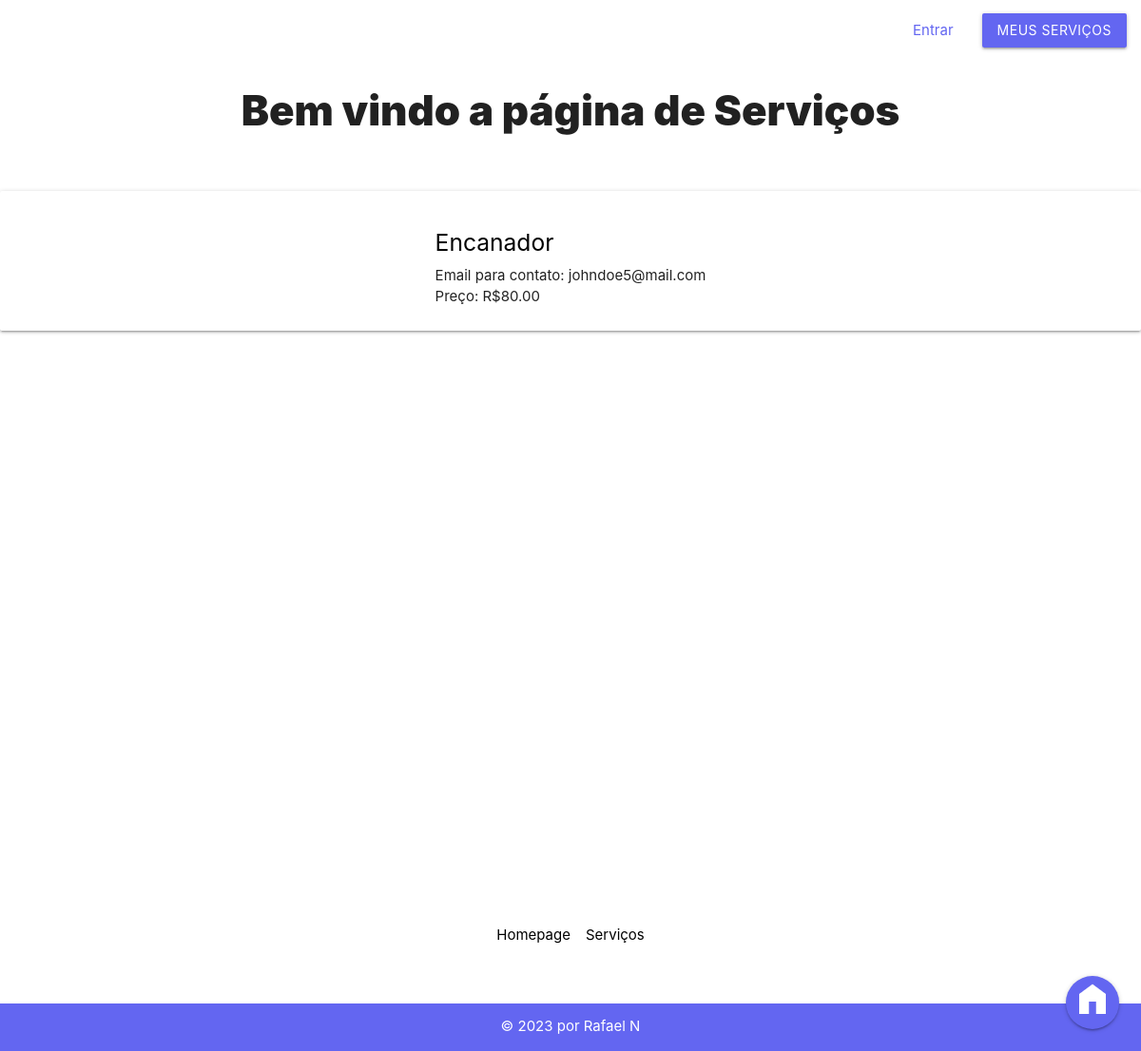
The app's page /servicosapp/servicos/, older data.
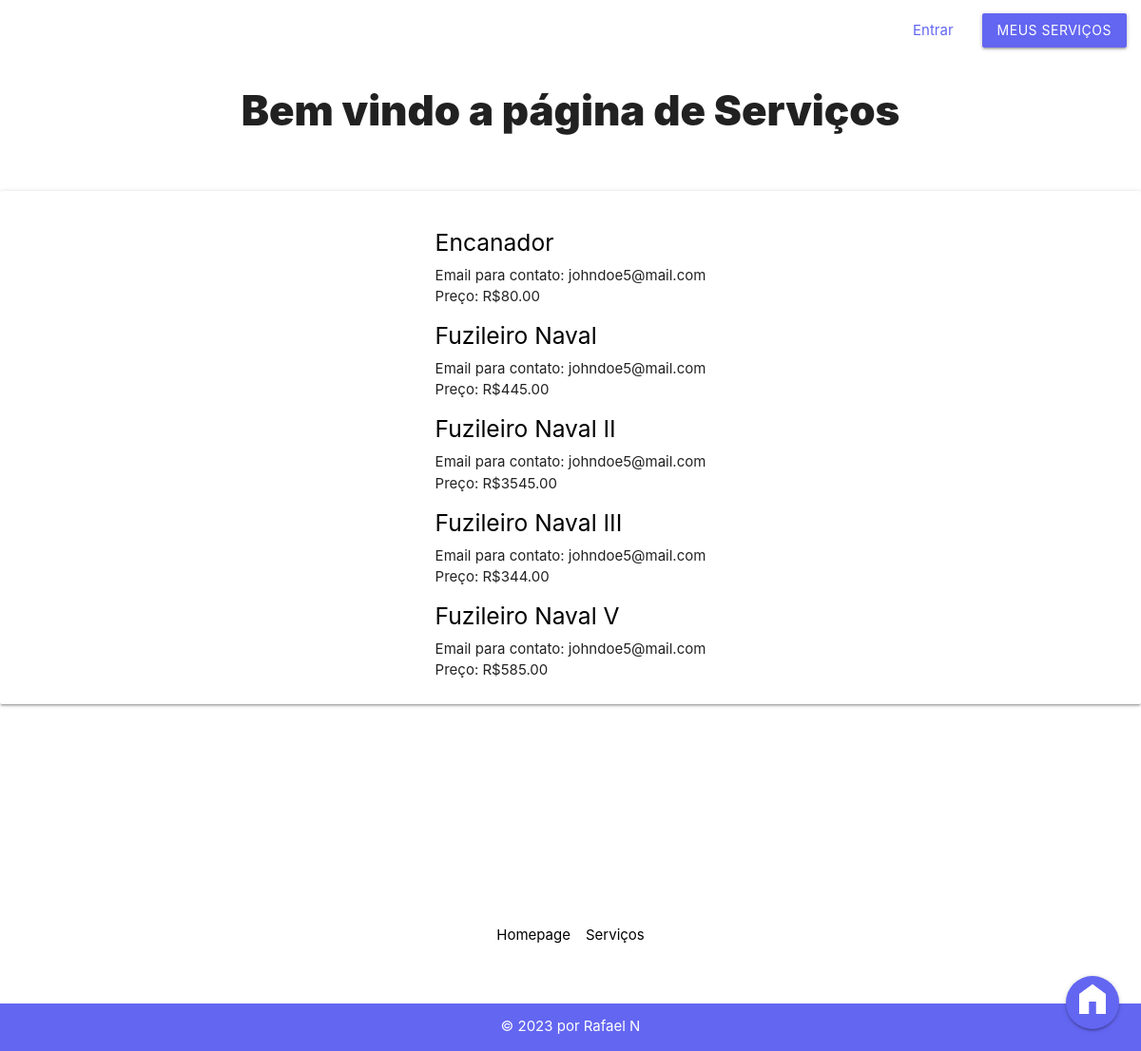
The same page, newer data.
### servicosapp/models.py (models this page shows)
class Servico(models.Model):
    id_servico = models.AutoField(primary_key=True)
    fk_usuario = models.ForeignKey(auth_user, on_delete=models.DO_NOTHING, null=True)
    fk_categoria = models.ForeignKey(Categoria, on_delete=models.CASCADE, null=True)
    fk_municipio = models.ForeignKey(Municipio, on_delete=models.CASCADE, null=True)
    titulo = models.CharField(max_length=150, null=False)
    descricao = models.CharField(max_length=150, default=None)
    email = models.CharField(max_length=150, null=False)
    telefone_1 = models.CharField(max_length=50, null=True)
    telefone_2 = models.CharField(max_length=50, null=True)
    preco = models.IntegerField(default=0, null=True)
    data_pub = models.DateTimeField("Data de publicação", default=django.utils.timezone.now, null=True)
    def __str__(self):
        return self.titulo

### servicosapp/views.py (the view)
# urls.py: path('servicos/', views.index_servicos, name="index_servicos"),
def index_servicos(request):
       servicos = Servico.objects.all()
       context = {
              'servicos': servicos
       }
       return render(request, 'servicosapp/servicos/index.html', context)

### servicosapp/templates/servicosapp/servicos/index.html
{% extends 'base.html' %}
{% block content %}
<h3>Bem vindo a página de Serviços</h3>
<div class="card-panel" style="margin-top: 4em;display: flex; justify-content: center; align-items: center;">
    {% if servicos %}
    <ul>
        {% for servico in servicos %}
        <a id="ancora-servicos" href="{% url 'servicosapp:editar_form' servico.id_servico %}">
            <a id="ancora-servicos" href="{% url 'servicosapp:detalhes_servicos' servico.id_servico %}">
                <h5>{{ servico }}</h5>
            </a>
            <li>Email para contato: {{ servico.email }}</li>
            <li>Preço: R${{ servico.preco }}.00</li>
            {% endfor %}
    </ul>
</div>
{% else %}
<p style="text-align: center; margin-top: 4em;">Não há serviços cadastrados!</p>
{% endif %}
{% endblock content %}

Row changes from the older to the newer data that the page shows:
added Servico: titulo "Fuzileiro Naval", email "johndoe5@mail.com", preco "445"
added Servico: titulo "Fuzileiro Naval II", email "johndoe5@mail.com", preco "3545"
added Servico: titulo "Fuzileiro Naval III", email "johndoe5@mail.com", preco "344"
added Servico: titulo "Fuzileiro Naval V", email "johndoe5@mail.com", preco "585"
